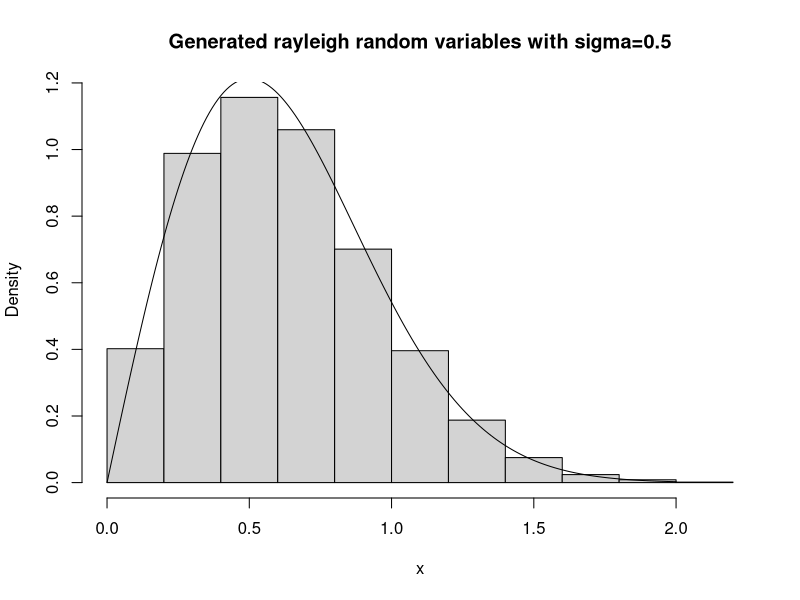
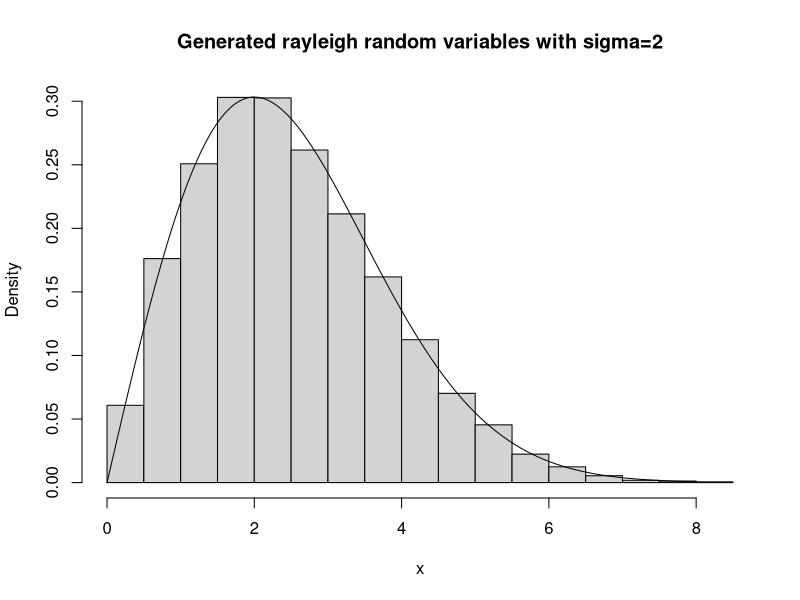

These figures' R source, in order:
## Define function to generate Rayleigh random variables ##
rray <- function(n,sigma){
  u <- runif(n)
  output <- sqrt(-2*sigma^2*log(u))
  return(output)
}

## Set seed to ensure consistency before generating numbers and plotting ##
set.seed(0)

########## simga = 0.5 ##########
x1 <- rray(10000,0.5)
hist(x1,prob=TRUE,
     main="Generated rayleigh random variables with sigma=0.5",
     xlab="x") # plot the histogram

## Superimpose a density line ##
xlines1 <- seq(0,round(max(x1)),0.01)
ylines1 <- (xlines1/0.5^2)*exp(-xlines1^2/(2*(0.5^2)))
lines(xlines1,ylines1)

########## sigma = 2 ##########
x2 <- rray(10000,2)
hist(x2,prob=TRUE,
     main="Generated rayleigh random variables with sigma=2",
     xlab="x") # plot the histogram

## Superimpose a density line ##
xlines2 <- seq(0,round(max(x2)),0.01)
ylines2 <- (xlines2/2^2)*exp(-xlines2^2/(2*(2^2)))
lines(xlines2,ylines2)